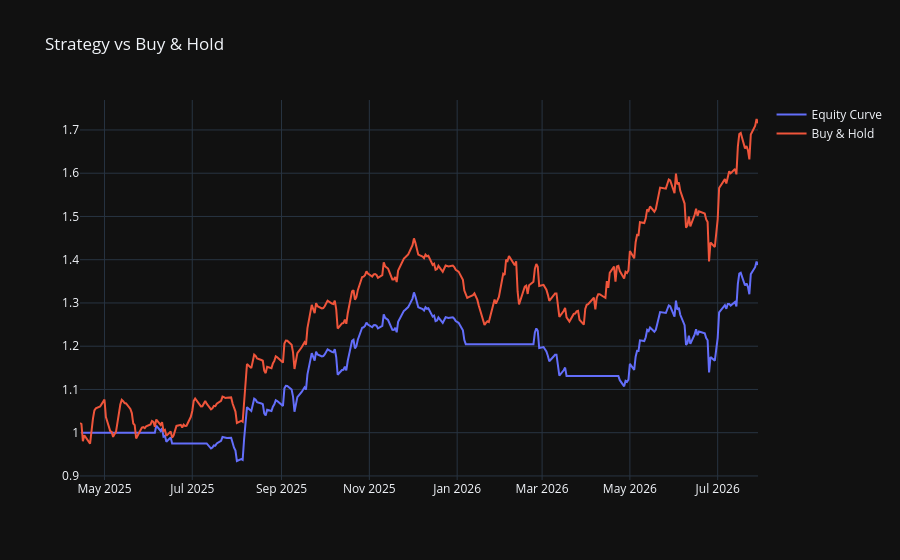

The code cell stored with this chart in its notebook:
### Code cell
fig = go.Figure()
fig.add_trace(go.Scatter(x=sma_strategy.index,y=sma_strategy['Equity_Curve'],name='Equity Curve',mode='lines'))
fig.add_trace(go.Scatter(x=sma_strategy.index,y=sma_strategy['Buy_Hold'],name='Buy & Hold',mode='lines'))
fig.update_layout(title='Strategy vs Buy & Hold',
                  template='plotly_dark')
fig.show()

### Figure 1 — Plotly figure (JSON) as saved in the notebook; plotly's stock layout.template omitted (floating-point values rounded to 4 significant figures; data arrays with more than 128 entries replaced by an {"elided": "..."} marker saying what was removed)
{"data": [{"mode": "lines", "name": "Equity Curve", "x": {"elided": "324 str values"}, "y": {"elided": "324 float values"}, "type": "scatter"}, {"mode": "lines", "name": "Buy & Hold", "x": {"elided": "324 str values"}, "y": {"elided": "324 float values"}, "type": "scatter"}], "layout": {"title": {"text": "Strategy vs Buy & Hold"}}}
